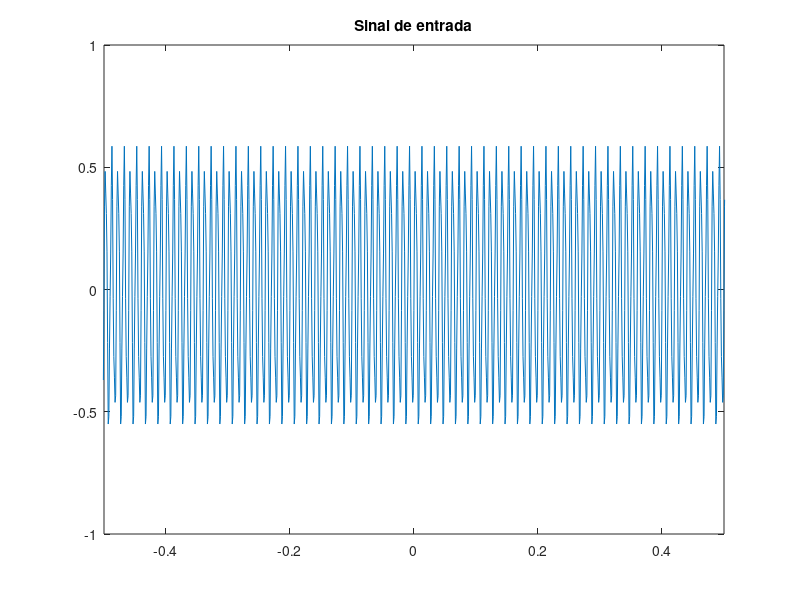
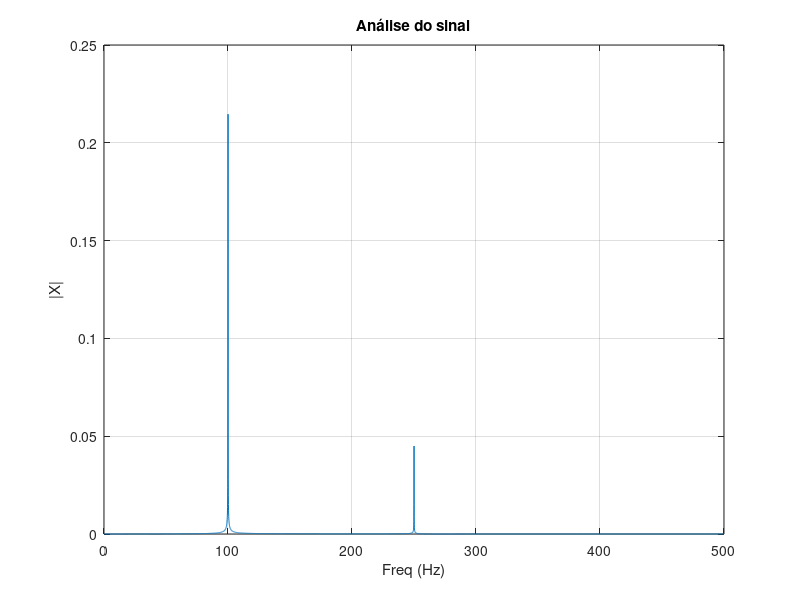

Reproduce these figures in MATLAB, in order.
% Limpa a janela de comando
clc;

% Limpa todas as variáveis da área de trabalho
clear all;

% Fecha todas as janelas de figuras abertas
close all;

% Exibe a mensagem "Processando..." na janela de comando
disp('Processando...');

%Sinal
fs = 1000; % Taxa de amostragem (Hz)
t = -2*pi:1/fs:2*pi; % Vetor de tempo variando de -2π a 2π
x = 0.5*sin(2*pi*100*t) + 0.1*sin(2*pi*250*t); % Sinal composto por duas senoides

%FFT
N = length(x); % Número de amostras no sinal
T = N/fs; % Período total do sinal
freq = linspace(0, N, N) / T; % Vetor de frequência para a FFT
fc = ceil(N/2); % Índice para ajustar os dados do vetor
X = fft(x) / N; % FFT do sinal, normalizada pelo número de amostras
X = X(1:fc); % Ajuste da FFT considerando apenas metade do espectro de frequência

% Gráfico do sinal de entrada
figure;
plot(t, x);
title('Sinal de entrada');
axis([-0.5 0.5 -1 1]); % Define os limites dos eixos x e y do gráfico

% Gráfico da análise do sinal no domínio da frequência
figure;
plot(freq(1:fc), abs(X)); % Plota a magnitude da FFT em função da frequência
ylabel('|X|');
title('Análise do sinal');
xlabel('Freq (Hz)');
grid on; % Ativa a grade no gráfico

% Exibe a mensagem "Fim" na janela de comando
disp('Fim');

